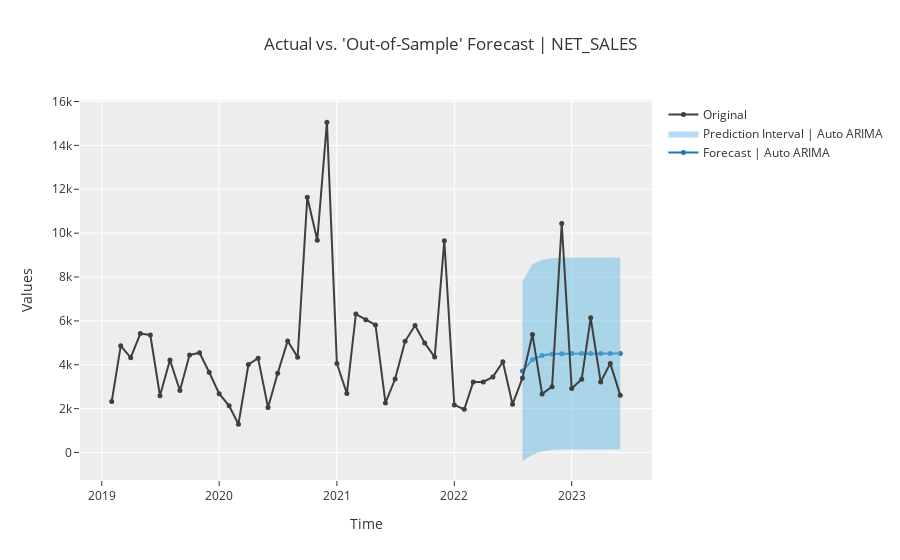

Notebook source saved alongside this figure:
### Code cell
# init setup on exp
s = pycts.setup(df_200_155_series, fh = ts_test, session_id = 123)

# model training and selection
# - exclude = ["naive", "grand_means"]
ts_best = pycts.compare_models()

# plot trained model
plot_model(ts_best)

# predict on hold-out/test set
ts_pred_holdout = pycts.predict_model(ts_best)

# predict in unseen future
ts_predictions = predict_model(ts_best, fh=6)
